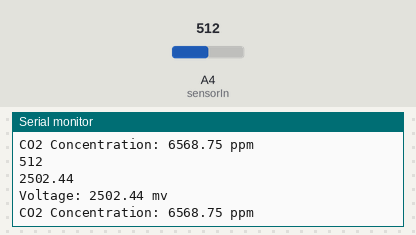
Bench run of a sketch on a simulated Arduino Uno, built with avr-gcc and run on an emulated ATmega328P. Shown: the last lines printed to the serial monitor. The test bench sets the inputs (shaded band); at power-on: A4 (sensorIn) = 512.

Above: at 2.8 s.
2.9 s: A4 (sensorIn) set to 90
At 5.2 s:
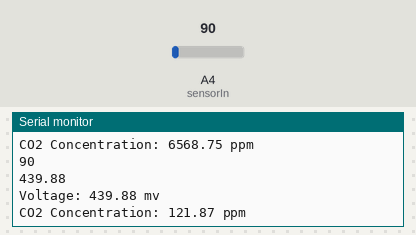
5.6 s: A4 (sensorIn) set to 74
At 7.5 s:
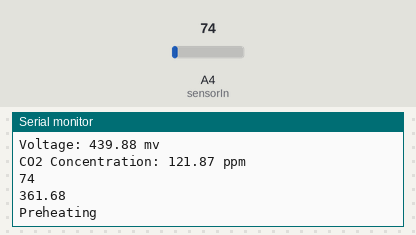
Timing chart, 0 to 9.0 s (numbered marks = the images above; inputs shaded):
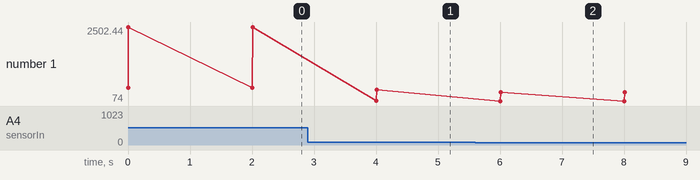

Measured:
- the behaviour switches between 82 and 81 on A4 (sensorIn) (found by bisection; images 1 and 2)
- after the input at 2.9 s, the serial monitor: prints a new line after 1.1 s (image 1)
- after the input at 5.6 s, the serial monitor: prints a new line after 0.41 s (image 2)
- plotted number 1: 2502.44 → 439.88 after the input at 2.9 s, 439.88 → 361.68 after the input at 5.6 s

The sketch:

ndir.ino
```cpp
int sensorIn = A4;

void setup()
{
    Serial.begin(9600);
    // Set the default voltage of the reference voltage
    analogReference(DEFAULT);
}

void loop()
{
    // Read voltage
    int sensorValue = analogRead(sensorIn);
    // The analog signal is converted to a voltage
    float voltage = sensorValue * (5000 / 1023.0);

    Serial.println(sensorValue);
    Serial.println(voltage);

    if (voltage == 0)
    {
        Serial.println("Fault");
    }
    else if (voltage < 400)
    {
        Serial.println("Preheating");
    }
    else
    {
        int voltage_difference = voltage - 400;
        float concentration = voltage_difference * 50.0 / 16.0;
        // Print Voltage
        Serial.print("Voltage: ");
        Serial.print(voltage);
        Serial.println(" mv");
        // Print CO2 concentration
        Serial.print("CO2 Concentration: ");
        Serial.print(concentration);
        Serial.println(" ppm");
    }
    delay(2000);
}
```
